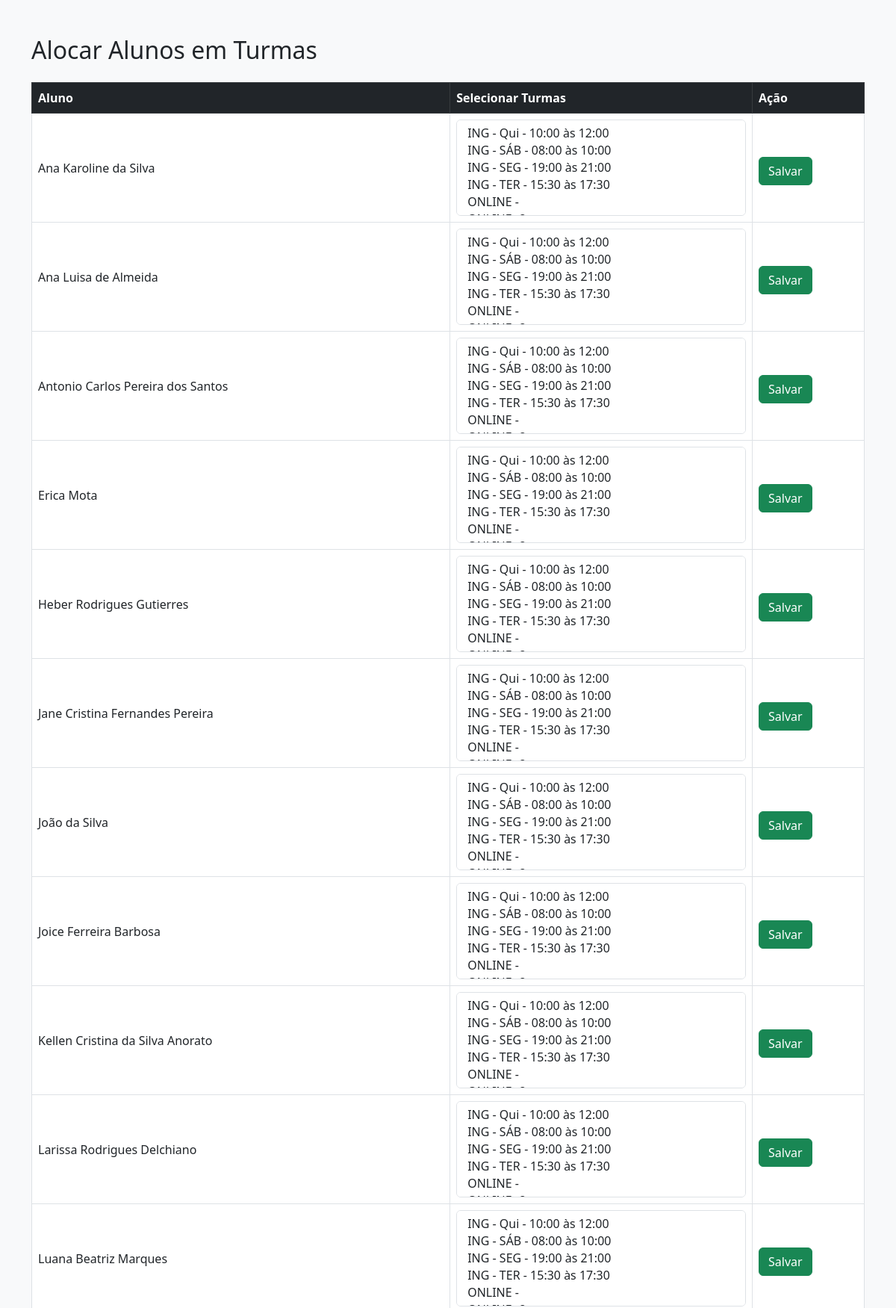
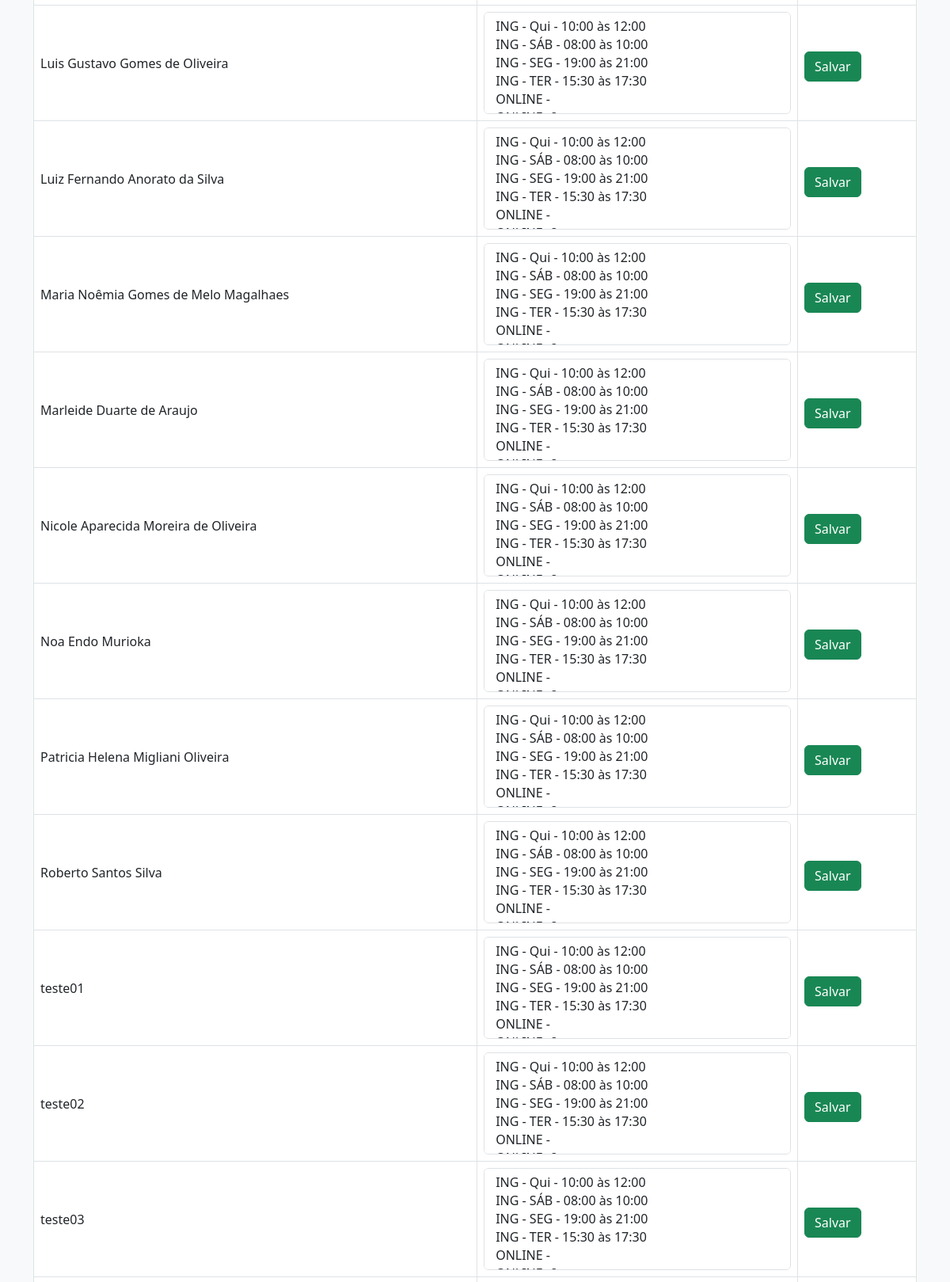
Screenshot of /atualizar_turmas_aluno.php (signed in, upper part) with the database file from the repository (2 pictures, top to bottom).
### tables this page shows
CREATE TABLE `alunos` (
  `id` int(11) NOT NULL,
  `nome` varchar(100) NOT NULL,
  `codigo_original` varchar(10) DEFAULT NULL,
  `turma_original` varchar(100) DEFAULT NULL,
  `idade` int(11) DEFAULT NULL,
  `telefone` varchar(20) DEFAULT NULL,
  `cpf` varchar(20) DEFAULT NULL,
  `senha` varchar(255) DEFAULT NULL,
  `foto_perfil` varchar(255) DEFAULT NULL,
  `pontos_fidelidade` int(11) DEFAULT '0',
  `responsavel` varchar(100) DEFAULT NULL,
  `telefone_responsavel` varchar(20) DEFAULT NULL,
  `status` varchar(30) DEFAULT NULL,
  `data_status` date DEFAULT NULL,
  `email` varchar(100) DEFAULT NULL,
  `data_nascimento` date DEFAULT NULL,
  `tipo_aluno_id` int(11) NOT NULL,
  `turma_id` int(11) DEFAULT NULL,
  `data_cadastro` datetime DEFAULT CURRENT_TIMESTAMP,
  `observacoes` text,
  `curso_id` int(11) DEFAULT NULL
);

### atualizar_turmas_aluno.php (the view, shortened to what this page needs)
<?php
require 'conexao.php';
function buscarTurmasDoAluno($aluno_id, $pdo) {
    $stmt = $pdo->prepare("SELECT turma_id FROM alunos_turmas WHERE aluno_id = ? AND ativo = 1");
    $stmt->execute([$aluno_id]);
    return $stmt->fetchAll(PDO::FETCH_COLUMN);
}
$alunos = $pdo->query("SELECT id, nome FROM alunos ORDER BY nome")->fetchAll(PDO::FETCH_ASSOC);
$todas_turmas = $pdo->query("SELECT id, nome FROM turmas ORDER BY nome")->fetchAll(PDO::FETCH_ASSOC);
$alunos_filtrados = [];
foreach ($alunos as $aluno) {
    $turmas_do_aluno = buscarTurmasDoAluno($aluno['id'], $pdo);
    if (count($turmas_do_aluno) === 0) {
        $alunos_filtrados[] = $aluno;
    }
}
?>
<!DOCTYPE html>
<html lang="pt-BR">
<head>
  <link href="https://cdn.jsdelivr.net/npm/bootstrap@5.3.0/dist/css/bootstrap.min.css" rel="stylesheet">
</head>
<body class="bg-light">
  <div class="container mt-5">
    <h2 class="mb-4">Alocar Alunos em Turmas</h2>
    <div class="table-responsive">
      <table class="table table-bordered align-middle">
        <thead class="table-dark">
          <tr>
            <th>Aluno</th>
            <th>Selecionar Turmas</th>
            <th>Ação</th>
          </tr>
        </thead>
        <tbody>
        <?php foreach ($alunos_filtrados as $aluno): ?>
          <tr>
            <td><?= htmlspecialchars($aluno['nome']) ?></td>
            <td>
              <form action="" method="POST">
                <select name="turmas[]" class="form-select" multiple size="5">
                  <?php foreach ($todas_turmas as $turma): ?>
                    <option value="<?= $turma['id'] ?>"><?= $turma['nome'] ?></option>
                  <?php endforeach; ?>
                </select>
            </td>
            <td>
                <button type="submit" class="btn btn-success mt-2">Salvar</button>
            </td>
          </tr>
        <?php endforeach; ?>
        </tbody>
      </table>
    </div>
  </div>
</body>
</html>

### rows the page displays
alunos: nome "Ana Karoline da Silva"
alunos: nome "Ana Luisa de Almeida"
alunos: nome "Antonio Carlos Pereira dos Santos"
alunos: nome "Erica Mota"
alunos: nome "Heber Rodrigues Gutierres"
alunos: nome "Jane Cristina Fernandes Pereira"
alunos: nome "João da Silva"
alunos: nome "Joice Ferreira Barbosa"
alunos: nome "Kellen Cristina da Silva Anorato"
alunos: nome "Larissa Rodrigues Delchiano"
alunos: nome "Luana Beatriz Marques"
alunos: nome "Luis Gustavo Gomes de Oliveira"
alunos: nome "Luiz Fernando Anorato da Silva"
alunos: nome "Maria Noêmia Gomes de Melo Magalhaes"
alunos: nome "Marleide Duarte de Araujo"
alunos: nome "Nicole Aparecida Moreira de Oliveira"
alunos: nome "Noa Endo Murioka"
alunos: nome "Patricia Helena Migliani Oliveira"
alunos: nome "Roberto Santos Silva"
alunos: nome "teste01"
alunos: nome "teste02"
alunos: nome "teste03"
